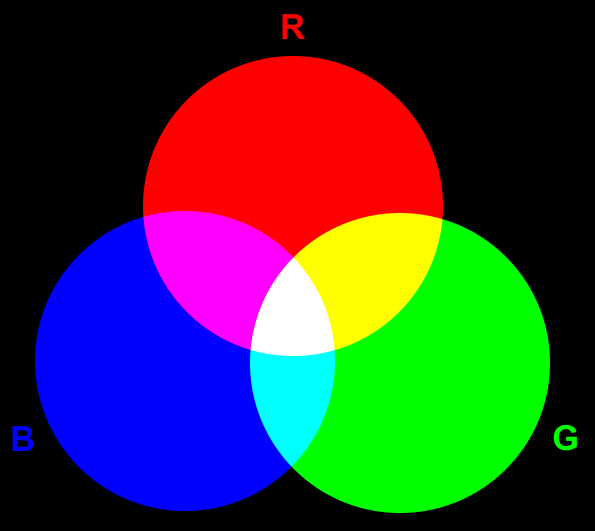
//> input picture opencv-split_merge/rgb.png, 595 x 531 px
$ ./source   (built with g++ and OpenCV 4)
//> lines starting //> are read from the running program, lines starting //| are printed output that depends on the picture
#include <iostream>
#include <opencv2/opencv.hpp>

using namespace cv;
using namespace std;

int main(int argc, char** argv )
{
    Mat image = imread("image/rgb.png", CV_LOAD_IMAGE_COLOR);
//> image is the input picture: 531 rows x 595 cols, CV_8UC3; mean B, G, R 57.4, 57.3, 57.3

    if (image.empty())
    {
        printf("No se ha podido leer la imagen.\n");
		getchar();
        return -1;
    }

    imshow("Imagen Original", image);

	std::vector<Mat> channels;
	split(image, channels);
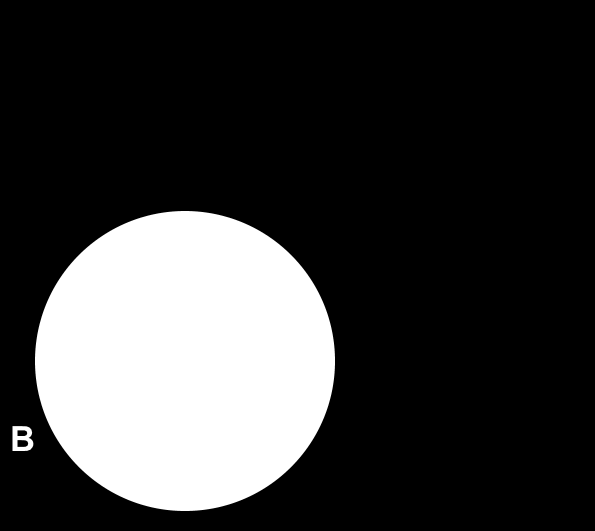
//> channels[0]: 531 rows x 595 cols, CV_8UC1; min 0, max 255, mean 57.4
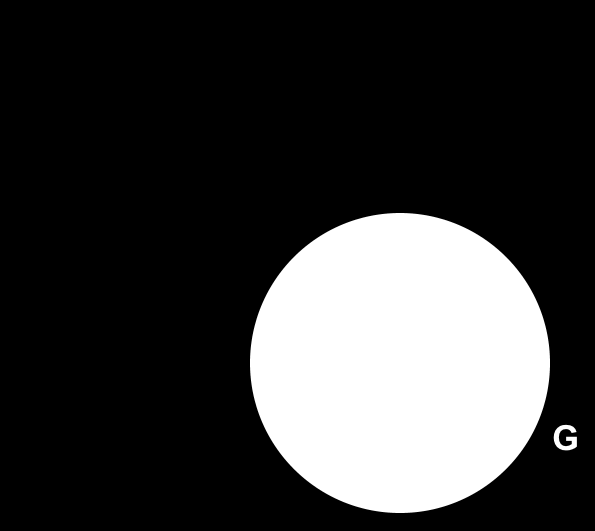
//> channels[1]: 531 rows x 595 cols, CV_8UC1; min 0, max 255, mean 57.3
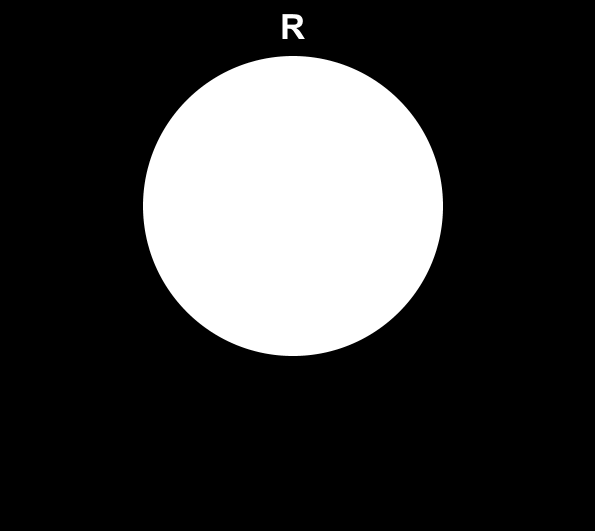
//> channels[2]: 531 rows x 595 cols, CV_8UC1; min 0, max 255, mean 57.3

	Mat zero = Mat::zeros(image.size(), CV_8UC1);

	std::vector<Mat> B = { channels[0], zero, zero };
//> B[1]: 531 rows x 595 cols, CV_8UC1; every value is 0
	std::vector<Mat> G = { zero, channels[1], zero };
	std::vector<Mat> R = { zero, zero, channels[2] };

	Mat rdst, gdst, bdst;

	merge(R, rdst);
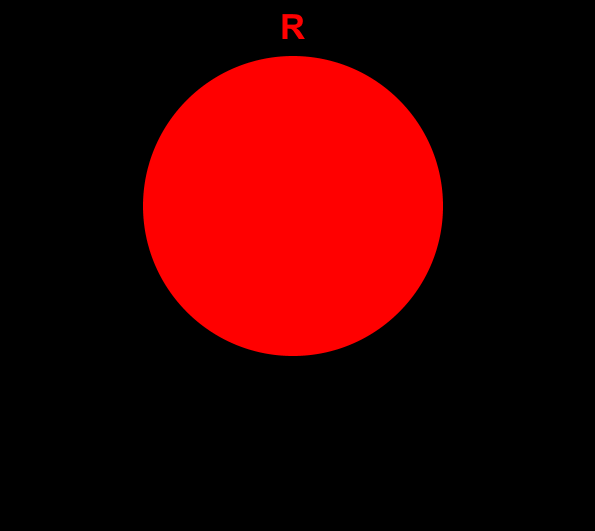
//> rdst: 531 rows x 595 cols, CV_8UC3; mean B, G, R 0, 0, 57.3
	merge(G, gdst);
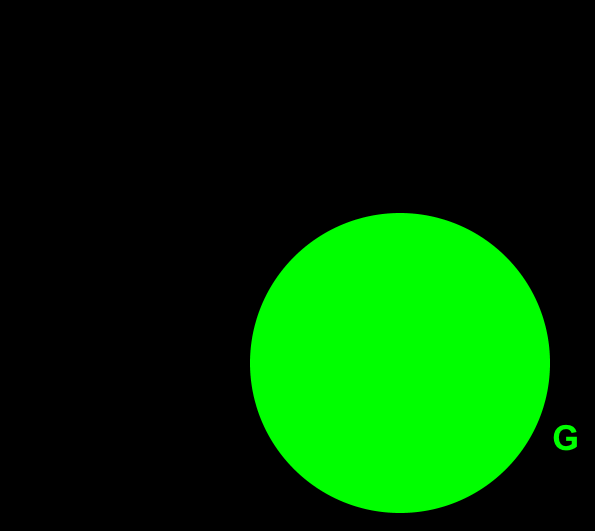
//> gdst: 531 rows x 595 cols, CV_8UC3; mean B, G, R 0, 57.3, 0
	merge(B, bdst);
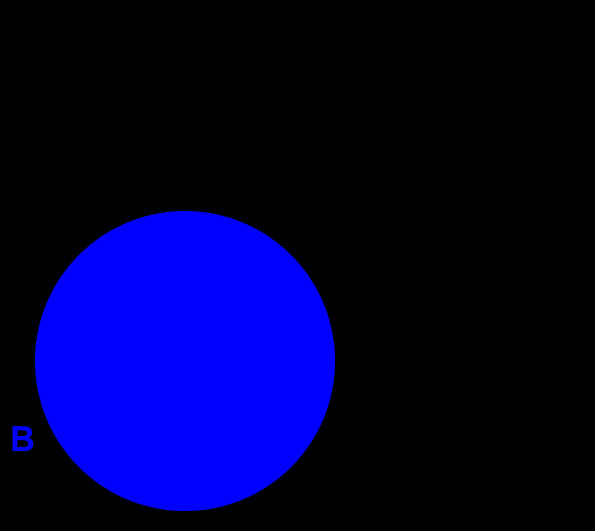
//> bdst: 531 rows x 595 cols, CV_8UC3; mean B, G, R 57.4, 0, 0

	imshow("R Channel", rdst);
	imshow("G Channel", gdst);
	imshow("B Channel", bdst);

    waitKey(0);
    return 0;
}
